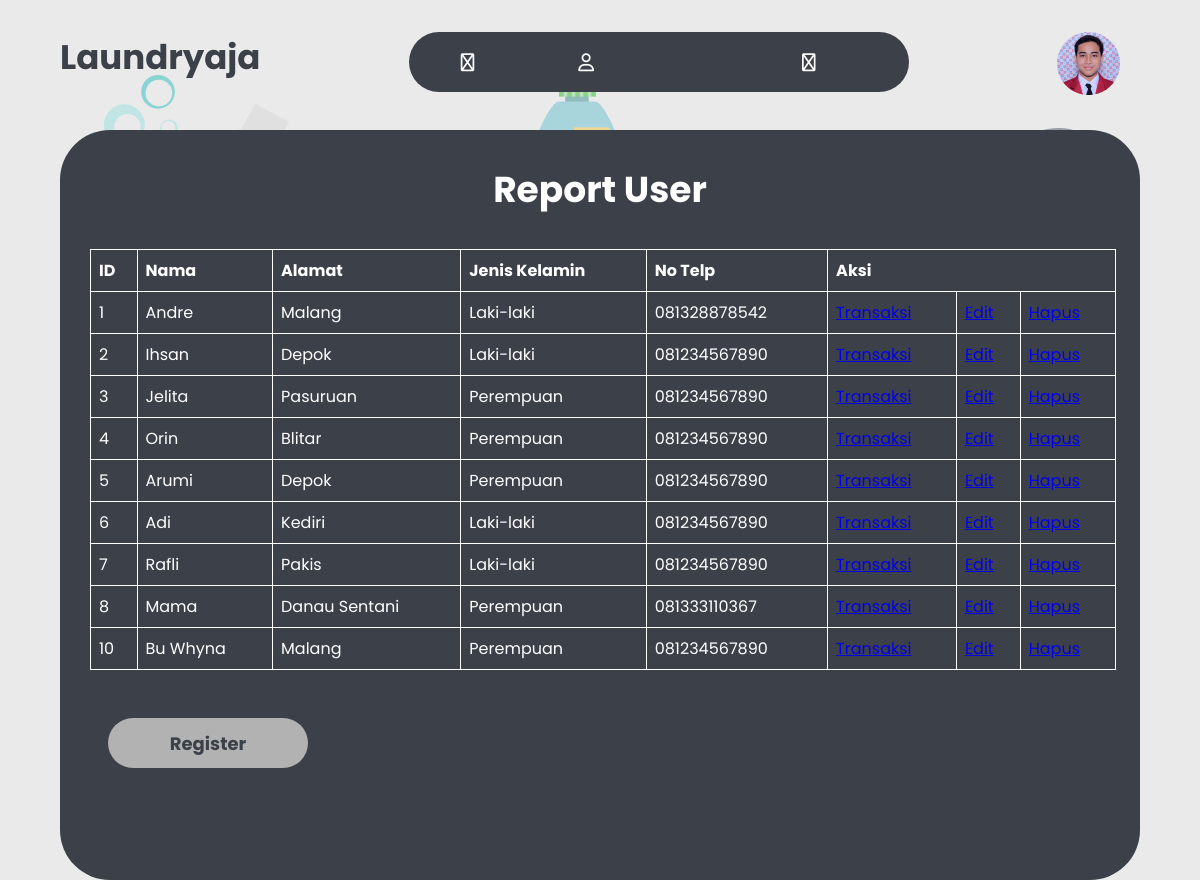
Screenshot of /kasir/tampil_user.php with the database file from the repository.
### tables this page shows
CREATE TABLE `member` (
  `id_member` int(11) NOT NULL,
  `nama` varchar(100) NOT NULL,
  `alamat` text NOT NULL,
  `jenis_kelamin` enum('Laki-laki','Perempuan') NOT NULL,
  `tlp` varchar(15) NOT NULL
);

### kasir/tampil_user.php (the view, shortened to what this page needs)
<?php
include 'navbar.php';
?>
<!DOCTYPE html>
<html lang="en">
<head>
    <link rel="stylesheet" href="../assets/css/style-user-kasir.css">
</head>
<body>
    <div class="container">
        <div class="report">
            <div class="report-wrapper">
                <div class="report-card">
                    <div class="report-desc">
                        <h3>Report User</h3>
                    </div>
                    <table>
                        <thead>
                            <tr>
                                <th>ID</th>
                                <th>Nama</th>
                                <th>Alamat</th>
                                <th>Jenis Kelamin</th>
                                <th>No Telp</th>
                                <th colspan="3">Aksi</th>
                            </tr>
                        </thead>
                        <tbody>
                        <?php
                        include "../koneksi.php";
                        $sql = mysqli_query($conn, "SELECT m.id_member, m.nama, m.alamat, m.jenis_kelamin, m.tlp FROM member m");
                            while ($data_member = mysqli_fetch_array($sql)) {
                            $hapus = "<a href='hapus_user.php?id_member=$data_member[id_member]' onclick='return confirm(Apakah anda yakin menghapus data ini?)'>Hapus</a>";
                            $edit = "<a href='ubah_user.php?id_member=$data_member[id_member]'>Edit</a>";
                            $transaksi = "<a href='tambah_transaksi.php?id_member=$data_member[id_member]'>Transaksi</a>";
                        ?>
                            <tr>
                                <td><?= $data_member['id_member'] ?></td>
                                <td><?= $data_member['nama'] ?></td>
                                <td><?= $data_member['alamat'] ?></td>
                                <td><?= $data_member['jenis_kelamin'] ?></td>
                                <td><?= $data_member['tlp'] ?></td>
                                <td><?= $transaksi ?></td>
                                <td><?= $edit ?></td>
                                <td><?= $hapus ?></td>
                            </tr>
                            <?php
                                }
                            ?>
                        </tbody>
                      </table>
                    <div class="register">
                        <a href="tambah_user.php"><button>Register</button></a>
                    </div>
                </div>
            </div>
        </div>
    </div>
</body>
</html>

### kasir/navbar.php (shortened to what this page needs)
<!DOCTYPE html>
<html lang="en">
<head>
    <link rel="stylesheet" href="../assets/css/style-navbar-kasir.css">
</head>
<body>
    <div class="container">
        <section class="navbar">
            <nav>
                <h2>Laun<span>dry</span>aja</h2>
                <ul>
                    <li>
                        <a href="home.php"><i class="fa-regular fa-house"></i></a>
                        <a href="tampil_user.php"><i class="fa-regular fa-user"></i></a>
                        <a href="logout.php"><i class="fa-regular fa-arrow-right-from-bracket"></i></a>
                    </li>
                </ul>
                <div class="user">
                    <img src="../assets/img/Ellipse 1.png" alt="">
                </div>
            </nav>
        </section>
    </div>
</body>
</html>

### assets/css/style-navbar-kasir.css (style rules this page uses)
* { margin: 0; padding: 0; box-sizing: border-box; font-family: 'poppins'; }
.container { width: 90%; margin: 0 auto; }
body { background-image: url(../img/Login.png); }
.navbar { height: 10vh; }
nav { display: flex; justify-content: space-between; padding: 2rem 0; }
nav ul li { display: flex; align-items: center; list-style: none; background-color: #3C4048; height: 60px; width: 600px; border-radius: 50px; font-size: 18px; }
nav ul li a { margin: 0 52px; color: #FFFFFF; }
nav ul li a i { text-decoration: none; list-style: none; }
nav h2 { font-size: 34px; font-weight: 700; color: #3C4048; }
.user { display: flex; }
.report { background-color: #3C4048; color: #fff; width: 100%; height: 750px; border-radius: 50px; }
.report-card { margin-top: 50px; }
.report-desc { display: flex; justify-content: center; }
.report-desc h3 { font-size: 36px; margin: 2rem 0; }
table { margin-left: 30px; font-family: arial, sans-serif; border-collapse: collapse; width: 95%; }
td, th { border: 1px solid white; text-align: left; padding: 8px; }
.register { margin: 3rem 3rem; }
.register button { background-color: #B2B2B2; color: #3C4048; font-size: 18px; font-weight: 700; border: none; border-radius: 25px; width: 200px; height: 50px; margin-bottom: 15px; cursor: pointer; }

### assets/css/style-user-kasir.css (style rules this page uses)
* { margin: 0; padding: 0; box-sizing: border-box; font-family: 'poppins'; }
.container { width: 90%; margin: 0 auto; }
body { background-image: url(../img/Login.png); }
.navbar { height: 10vh; }
nav { display: flex; justify-content: space-between; padding: 2rem 0; }
nav ul li { display: flex; align-items: center; list-style: none; background-color: #3C4048; height: 60px; width: 500px; border-radius: 50px; font-size: 18px; }
nav ul li a { margin: 0 52px; color: #fff; }
nav ul li a i { text-decoration: none; list-style: none; }
nav h2 { font-size: 34px; font-weight: 700; color: #3C4048; }
.user { display: flex; }
.report { background-color: #3C4048; color: #fff; width: 100%; height: 750px; border-radius: 50px; }
.report-card { margin-top: 50px; }
.report-desc { display: flex; justify-content: center; }
.report-desc h3 { font-size: 36px; margin: 2rem 0; }
table { margin-left: 30px; font-family: arial, sans-serif; border-collapse: collapse; width: 95%; }
td, th { border: 1px solid white; text-align: left; padding: 8px; }
.register { margin: 3rem 3rem; }
.register button { background-color: #B2B2B2; color: #3C4048; font-size: 18px; font-weight: 700; border: none; border-radius: 25px; width: 200px; height: 50px; margin-bottom: 15px; cursor: pointer; }

### rows the page displays
member: id_member "1", nama "Andre", alamat "Malang", jenis_kelamin "Laki-laki", tlp "081328878542"
member: id_member "2", nama "Ihsan", alamat "Depok", jenis_kelamin "Laki-laki", tlp "081234567890"
member: id_member "3", nama "Jelita", alamat "Pasuruan", jenis_kelamin "Perempuan", tlp "081234567890"
member: id_member "4", nama "Orin", alamat "Blitar", jenis_kelamin "Perempuan", tlp "081234567890"
member: id_member "5", nama "Arumi", alamat "Depok", jenis_kelamin "Perempuan", tlp "081234567890"
member: id_member "6", nama "Adi", alamat "Kediri", jenis_kelamin "Laki-laki", tlp "081234567890"
member: id_member "7", nama "Rafli", alamat "Pakis", jenis_kelamin "Laki-laki", tlp "081234567890"
member: id_member "8", nama "Mama", alamat "Danau Sentani", jenis_kelamin "Perempuan", tlp "081333110367"
member: id_member "10", nama "Bu Whyna", alamat "Malang", jenis_kelamin "Perempuan", tlp "081234567890"
